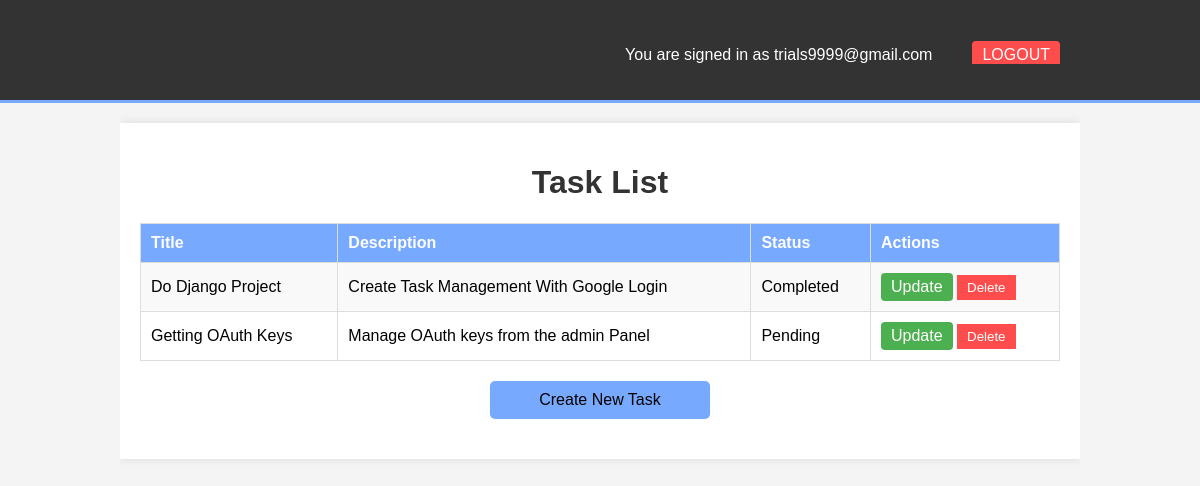
Page /taskm/ (signed in) on the committed database.
### taskm/models.py (models this page shows, shortened)
class Task(models.Model):
    user = models.ForeignKey(User, on_delete=models.CASCADE, default=1)
    title = models.CharField(max_length=100)
    description = models.TextField()
    completed = models.BooleanField(default = False)
    create_at = models.DateTimeField(auto_now_add=True)

### taskm/views.py (the view)
# urls.py: path('taskm/', views.task_list, name='task_list'),
@login_required
def task_list(request):
    tasks = Task.objects.filter(user=request.user)
    return render(request, 'taskm/task_list.html', {'tasks': tasks})

### taskm/templates/taskm/task_list.html (shortened to what this page needs)
<!DOCTYPE html>
<html lang="en">
<head>
</head>
<body>
    <header>
        <div class="container">
            <ul>
                {% if user.is_authenticated %}
                    <li><a href="{% url 'logout' %}" class="logout-button">Logout</a></li>
                    <li>You are signed in as {{ user.email }}</li>
                {% endif %}
            </ul>
        </div>
    </header>
    <div class="container">
        <div class="task-list">
            <h1>Task List</h1>
            <table>
                <tr>
                    <th>Title</th>
                    <th>Description</th>
                    <th>Status</th>
                    <th>Actions</th>
                </tr>
                {% for task in tasks %}
                <tr>
                    <td>{{ task.title }}</td>
                    <td>{{ task.description }}</td>
                    <td>{% if task.completed %}Completed{% else %}Pending{% endif %}</td>
                    <td>
                        <a href="{% url 'update_task' task.pk %}" class="button">Update</a>
                        <form action="{% url 'delete_task' task.pk %}" method="post" style="display:inline;">
                            <button type="submit">Delete</button>
                        </form>
                    </td>
                </tr>
                {% endfor %}
            </table>
            <a href="{% url 'create_task' %}" class="create-task">Create New Task</a>
        </div>
    </div>
</body>
</html>

### taskm/templates/taskm/task_list.html (style rules this page uses)
body { font-family: Arial, sans-serif; background-color: #f4f4f4; margin: 0; padding: 0; }
.container { width: 80%; margin: auto; overflow: hidden; }
header { background: #333; color: #fff; padding-top: 30px; min-height: 70px; border-bottom: #77aaff 3px solid; }
header a { color: #fff; text-decoration: none; text-transform: uppercase; font-size: 16px; }
header ul { padding: 0; list-style: none; }
header li { float: right; display: inline; padding: 0 20px 0 20px; }
.task-list { margin: 20px 0; padding: 20px; background: #fff; box-shadow: 0 0 10px rgba(0, 0, 0, 0.1); }
.task-list h1 { text-align: center; color: #333; }
.task-list table { width: 100%; border-collapse: collapse; }
.task-list th, .task-list td { padding: 10px; border: 1px solid #ddd; text-align: left; }
.task-list th { background: #77aaff; color: #fff; }
.task-list tr:nth-child(even) { background: #f9f9f9; }
.task-list a { color: black; text-decoration: none; }
.task-list .button { display: inline-block; padding: 5px 10px; color: #fff; background-color: #4CAF50; border: none; border-radius: 4px; text-align: center; text-decoration: none; cursor: pointer; }
.task-list button { background: #ff4d4d; color: #fff; border: none; padding: 5px 10px; cursor: pointer; }
.create-task { display: block; width: 200px; margin: 20px auto; padding: 10px; background: #77aaff; color: #fff; text-align: center; text-decoration: none; border-radius: 5px; }
.logout-button { color: #fff; background-color: #ff4d4d; padding: 5px 10px; border-radius: 4px; text-decoration: none; }

### rows in the picture
Task: title "Do Django Project", description "Create Task Management With Google Login", completed "Completed"
Task: title "Getting OAuth Keys", description "Manage OAuth keys from the admin Panel", completed "Pending"

### other values in the picture
{{ user.email }} "trials9999@gmail.com"
